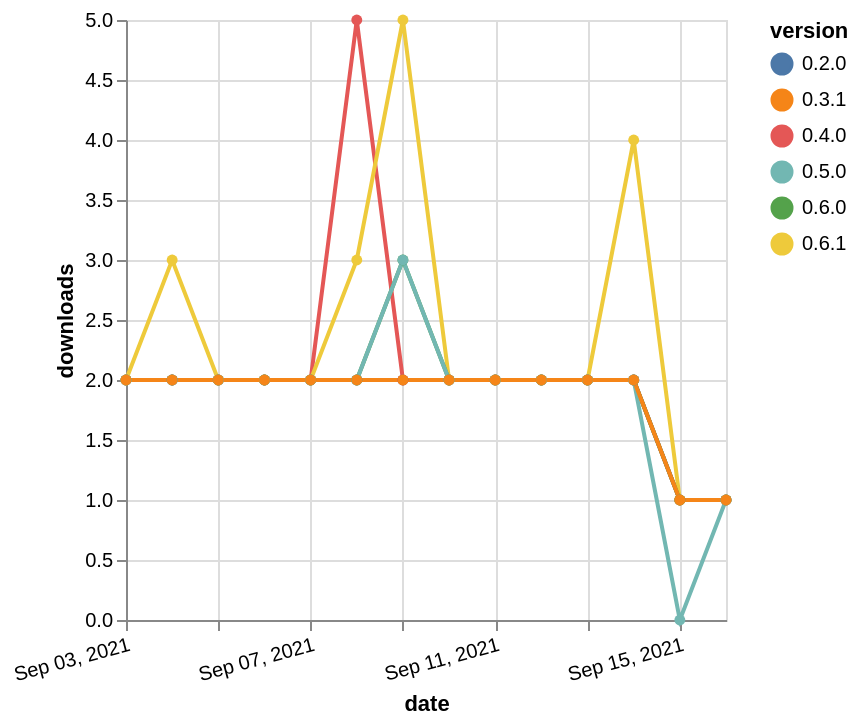

Write the Vega-Lite specification saved for this chart.
### Vega-Lite specification from a JSON file in a GitHub repository (floating-point values rounded to 4 significant figures)
{"$schema": "https://vega.github.io/schema/vega-lite/v5.json", "description": "A simple bar chart with embedded data.", "data": {"values": [{"date": "2021-09-03", "total": 2525, "delta": 2, "version": "0.2.0"}, {"date": "2021-09-04", "total": 2527, "delta": 2, "version": "0.2.0"}, {"date": "2021-09-05", "total": 2529, "delta": 2, "version": "0.2.0"}, {"date": "2021-09-06", "total": 2531, "delta": 2, "version": "0.2.0"}, {"date": "2021-09-07", "total": 2533, "delta": 2, "version": "0.2.0"}, {"date": "2021-09-08", "total": 2535, "delta": 2, "version": "0.2.0"}, {"date": "2021-09-09", "total": 2537, "delta": 2, "version": "0.2.0"}, {"date": "2021-09-10", "total": 2539, "delta": 2, "version": "0.2.0"}, {"date": "2021-09-11", "total": 2541, "delta": 2, "version": "0.2.0"}, {"date": "2021-09-12", "total": 2543, "delta": 2, "version": "0.2.0"}, {"date": "2021-09-13", "total": 2545, "delta": 2, "version": "0.2.0"}, {"date": "2021-09-14", "total": 2547, "delta": 2, "version": "0.2.0"}, {"date": "2021-09-15", "total": 2548, "delta": 1, "version": "0.2.0"}, {"date": "2021-09-16", "total": 2549, "delta": 1, "version": "0.2.0"}, {"date": "2021-09-03", "total": 2850, "delta": 2, "version": "0.4.0"}, {"date": "2021-09-04", "total": 2852, "delta": 2, "version": "0.4.0"}, {"date": "2021-09-05", "total": 2854, "delta": 2, "version": "0.4.0"}, {"date": "2021-09-06", "total": 2856, "delta": 2, "version": "0.4.0"}, {"date": "2021-09-07", "total": 2858, "delta": 2, "version": "0.4.0"}, {"date": "2021-09-08", "total": 2863, "delta": 5, "version": "0.4.0"}, {"date": "2021-09-09", "total": 2865, "delta": 2, "version": "0.4.0"}, {"date": "2021-09-10", "total": 2867, "delta": 2, "version": "0.4.0"}, {"date": "2021-09-11", "total": 2869, "delta": 2, "version": "0.4.0"}, {"date": "2021-09-12", "total": 2871, "delta": 2, "version": "0.4.0"}, {"date": "2021-09-13", "total": 2873, "delta": 2, "version": "0.4.0"}, {"date": "2021-09-14", "total": 2875, "delta": 2, "version": "0.4.0"}, {"date": "2021-09-15", "total": 2876, "delta": 1, "version": "0.4.0"}, {"date": "2021-09-16", "total": 2877, "delta": 1, "version": "0.4.0"}, {"date": "2021-09-03", "total": 2515, "delta": 2, "version": "0.6.1"}, {"date": "2021-09-04", "total": 2518, "delta": 3, "version": "0.6.1"}, {"date": "2021-09-05", "total": 2520, "delta": 2, "version": "0.6.1"}, {"date": "2021-09-06", "total": 2522, "delta": 2, "version": "0.6.1"}, {"date": "2021-09-07", "total": 2524, "delta": 2, "version": "0.6.1"}, {"date": "2021-09-08", "total": 2527, "delta": 3, "version": "0.6.1"}, {"date": "2021-09-09", "total": 2532, "delta": 5, "version": "0.6.1"}, {"date": "2021-09-10", "total": 2534, "delta": 2, "version": "0.6.1"}, {"date": "2021-09-11", "total": 2536, "delta": 2, "version": "0.6.1"}, {"date": "2021-09-12", "total": 2538, "delta": 2, "version": "0.6.1"}, {"date": "2021-09-13", "total": 2540, "delta": 2, "version": "0.6.1"}, {"date": "2021-09-14", "total": 2544, "delta": 4, "version": "0.6.1"}, {"date": "2021-09-15", "total": 2545, "delta": 1, "version": "0.6.1"}, {"date": "2021-09-16", "total": 2546, "delta": 1, "version": "0.6.1"}, {"date": "2021-09-03", "total": 2210, "delta": 2, "version": "0.6.0"}, {"date": "2021-09-04", "total": 2212, "delta": 2, "version": "0.6.0"}, {"date": "2021-09-05", "total": 2214, "delta": 2, "version": "0.6.0"}, {"date": "2021-09-06", "total": 2216, "delta": 2, "version": "0.6.0"}, {"date": "2021-09-07", "total": 2218, "delta": 2, "version": "0.6.0"}, {"date": "2021-09-08", "total": 2220, "delta": 2, "version": "0.6.0"}, {"date": "2021-09-09", "total": 2223, "delta": 3, "version": "0.6.0"}, {"date": "2021-09-10", "total": 2225, "delta": 2, "version": "0.6.0"}, {"date": "2021-09-11", "total": 2227, "delta": 2, "version": "0.6.0"}, {"date": "2021-09-12", "total": 2229, "delta": 2, "version": "0.6.0"}, {"date": "2021-09-13", "total": 2231, "delta": 2, "version": "0.6.0"}, {"date": "2021-09-14", "total": 2233, "delta": 2, "version": "0.6.0"}, {"date": "2021-09-15", "total": 2234, "delta": 1, "version": "0.6.0"}, {"date": "2021-09-16", "total": 2235, "delta": 1, "version": "0.6.0"}, {"date": "2021-09-03", "total": 2241, "delta": 2, "version": "0.5.0"}, {"date": "2021-09-04", "total": 2243, "delta": 2, "version": "0.5.0"}, {"date": "2021-09-05", "total": 2245, "delta": 2, "version": "0.5.0"}, {"date": "2021-09-06", "total": 2247, "delta": 2, "version": "0.5.0"}, {"date": "2021-09-07", "total": 2249, "delta": 2, "version": "0.5.0"}, {"date": "2021-09-08", "total": 2251, "delta": 2, "version": "0.5.0"}, {"date": "2021-09-09", "total": 2254, "delta": 3, "version": "0.5.0"}, {"date": "2021-09-10", "total": 2256, "delta": 2, "version": "0.5.0"}, {"date": "2021-09-11", "total": 2258, "delta": 2, "version": "0.5.0"}, {"date": "2021-09-12", "total": 2260, "delta": 2, "version": "0.5.0"}, {"date": "2021-09-13", "total": 2262, "delta": 2, "version": "0.5.0"}, {"date": "2021-09-14", "total": 2264, "delta": 2, "version": "0.5.0"}, {"date": "2021-09-15", "total": 2264, "delta": 0, "version": "0.5.0"}, {"date": "2021-09-16", "total": 2265, "delta": 1, "version": "0.5.0"}, {"date": "2021-09-03", "total": 2295, "delta": 2, "version": "0.3.1"}, {"date": "2021-09-04", "total": 2297, "delta": 2, "version": "0.3.1"}, {"date": "2021-09-05", "total": 2299, "delta": 2, "version": "0.3.1"}, {"date": "2021-09-06", "total": 2301, "delta": 2, "version": "0.3.1"}, {"date": "2021-09-07", "total": 2303, "delta": 2, "version": "0.3.1"}, {"date": "2021-09-08", "total": 2305, "delta": 2, "version": "0.3.1"}, {"date": "2021-09-09", "total": 2307, "delta": 2, "version": "0.3.1"}, {"date": "2021-09-10", "total": 2309, "delta": 2, "version": "0.3.1"}, {"date": "2021-09-11", "total": 2311, "delta": 2, "version": "0.3.1"}, {"date": "2021-09-12", "total": 2313, "delta": 2, "version": "0.3.1"}, {"date": "2021-09-13", "total": 2315, "delta": 2, "version": "0.3.1"}, {"date": "2021-09-14", "total": 2317, "delta": 2, "version": "0.3.1"}, {"date": "2021-09-15", "total": 2318, "delta": 1, "version": "0.3.1"}, {"date": "2021-09-16", "total": 2319, "delta": 1, "version": "0.3.1"}]}, "width": "container", "mark": {"type": "line", "point": {"filled": true}}, "encoding": {"x": {"field": "date", "type": "temporal", "timeUnit": "yearmonthdate", "title": "date", "axis": {"labelAngle": -15}}, "y": {"field": "delta", "type": "quantitative", "title": "downloads"}, "color": {"field": "version", "type": "nominal"}, "tooltip": {"field": "delta"}}}
